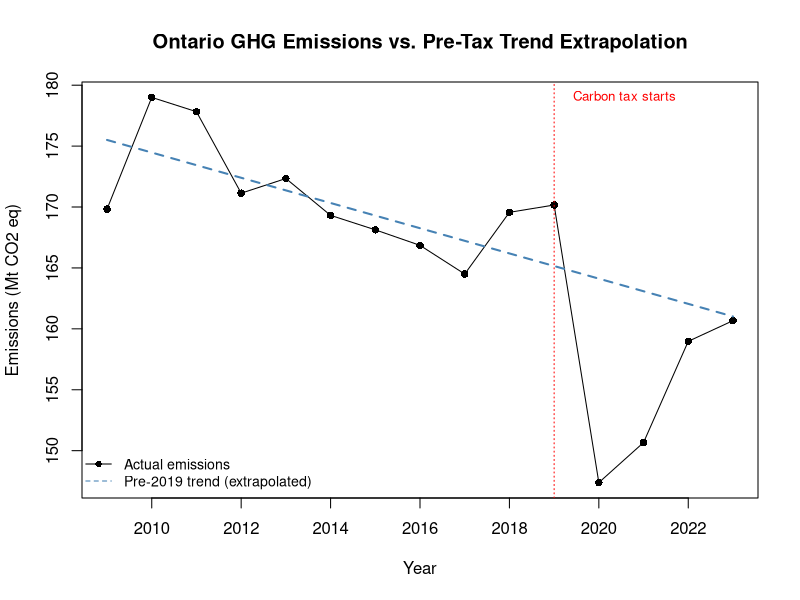

Reproduce this figure in R.
# ============================================================
# Did Canada's Federal Carbon Tax Change Ontario's GHG Emissions Trend?
# An interrupted time series analysis, 2009-2023 (base R only)
#
# Data: Statistics Canada Table 38-10-0097-01
#       "Physical flow account for greenhouse gas emissions"
# ============================================================

raw <- read.csv("statcan_ghg_province.csv", stringsAsFactors = FALSE, fileEncoding = "UTF-8-BOM")

# ---- 1. Filter to Ontario, total emissions ----
ontario <- raw[raw$GEO == "Ontario" & raw$Sector == "Total, industries and households", ]
ontario <- data.frame(
  year = as.integer(ontario$REF_DATE),
  emissions_mt = as.numeric(ontario$VALUE) / 1000  # kilotonnes -> megatonnes
)
ontario <- ontario[order(ontario$year), ]
print(ontario)

# ---- 2. Mark the policy period ----
# Federal carbon tax ("backstop") took effect in Ontario in April 2019.
ontario$post      <- as.integer(ontario$year >= 2019)
ontario$time      <- ontario$year - min(ontario$year)
ontario$time_post <- pmax(0, ontario$year - 2019)

# ---- 3. Interrupted time series regression ----
# emissions = b0 + b1*time + b2*post + b3*time_post + error
its_model <- lm(emissions_mt ~ time + post + time_post, data = ontario)
cat("\n==================== FULL MODEL ====================\n")
print(summary(its_model))

# ---- 4. Counterfactual: pre-2019 trend extrapolated forward ----
pre_only <- lm(emissions_mt ~ time, data = ontario[ontario$year <= 2018, ])
ontario$counterfactual <- predict(pre_only, newdata = ontario)

# ---- 5. Plot ----
png("ontario_emissions_its_plot.png", width = 900, height = 600, res = 130)
plot(ontario$year, ontario$emissions_mt, type = "o", pch = 16, col = "black",
     xlab = "Year", ylab = "Emissions (Mt CO2 eq)",
     main = "Ontario GHG Emissions vs. Pre-Tax Trend Extrapolation",
     ylim = range(c(ontario$emissions_mt, ontario$counterfactual)))
lines(ontario$year, ontario$counterfactual, col = "steelblue", lty = 2, lwd = 2)
abline(v = 2019, col = "red", lty = 3)
text(2019.2, max(ontario$emissions_mt), "Carbon tax starts", col = "red", pos = 4, cex = 0.8)
legend("bottomleft", legend = c("Actual emissions", "Pre-2019 trend (extrapolated)"),
       col = c("black", "steelblue"), lty = c(1,2), pch = c(16, NA), bty = "n", cex = 0.85)
dev.off()

# ---- 6. Summary of findings ----
cat("\n\n==================== SUMMARY ====================\n")
cat("Pre-tax annual trend (2009-2018):", round(coef(pre_only)[2], 2), "Mt/year\n")
cat("\nInterrupted time series model coefficients:\n")
print(round(coef(its_model), 3))
cat("\np-value on trend-change term (time_post):",
    round(summary(its_model)$coefficients["time_post", "Pr(>|t|)"], 3), "\n")
cat("\nGap between actual and counterfactual (pre-trend extrapolation), by year:\n")
post_years <- ontario[ontario$year >= 2019, ]
post_years$actual <- round(post_years$emissions_mt, 1)
post_years$counterfactual <- round(post_years$counterfactual, 1)
post_years$gap <- round(post_years$emissions_mt - post_years$counterfactual, 1)
print(post_years[, c("year", "actual", "counterfactual", "gap")])
